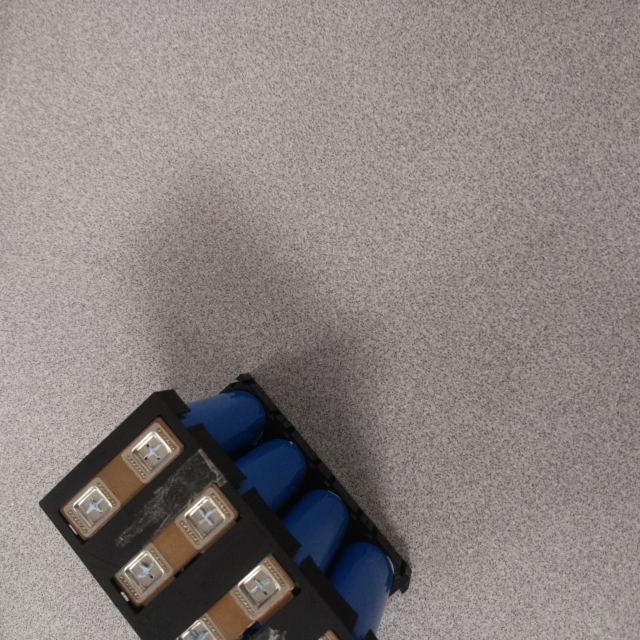
#> input picture Test Photos/Test Photos/Phototaking/39.jpg, 640 x 640 px
$ jupyter execute main.ipynb
#> lines starting #> are read from the running program, lines starting #| are printed output that depends on the picture; after the words box and inside, x2 and y2 are one past the last pixel; in counts of white or black regions, pixels touching at a corner belong together
[cell 1]
import cv2
import matplotlib.pyplot as plt
import numpy as np

from sklearn import cluster

[cell 2]
def locatePattern(imagePath, templatePath= 'template.jpg'):

#> called with templatePath = 'template.jpg'
    image    = cv2.imread(imagePath   , cv2.IMREAD_GRAYSCALE)
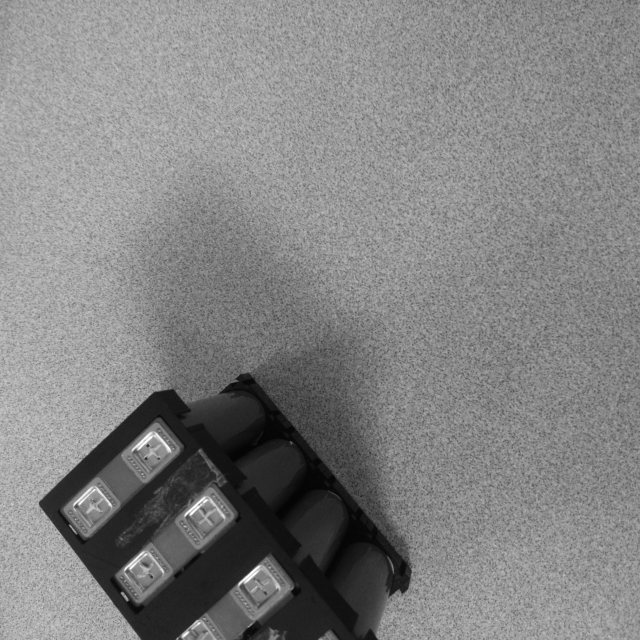
#> image: shape (640, 640); min 4, max 255, mean 130.3
    template = cv2.imread(templatePath, cv2.IMREAD_GRAYSCALE)
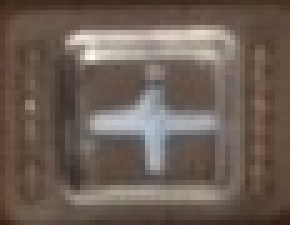
#> input picture template.jpg, 58 x 45 px (shown 5 times larger)
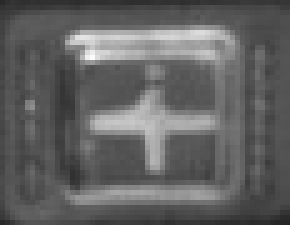
#> template: shape (45, 58) (shown 5 times larger); min 36, max 251, mean 98.1

    assert image    is not None, "image    file could not be read, check with os.path.exists()"
    assert template is not None, "template file could not be read, check with os.path.exists()"

    # help(cv22.matchTemplate)
    res = cv2.matchTemplate(image,template,cv2.TM_CCOEFF)
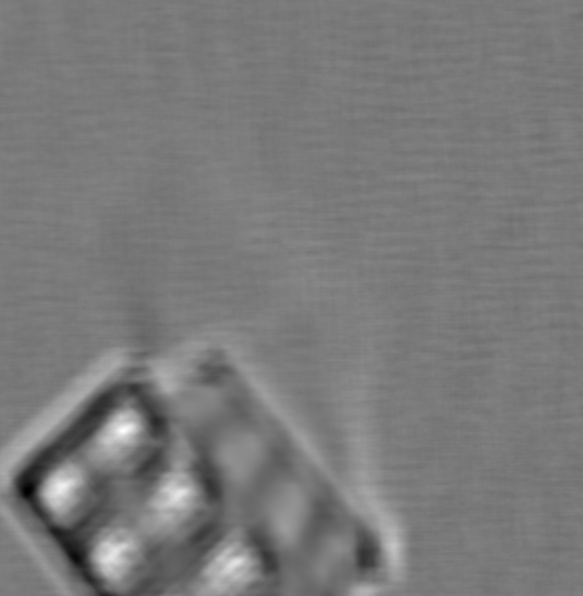
#> res: shape (596, 583) float32; min -2011064.6, max 2189761.8, mean 2964.6; drawn with min black and max white
    res = np.dstack(np.unravel_index(np.flip(res.ravel().argsort()), res.shape))
#> res = 347468 pairs, first value 0 to 595, second value 0 to 582
    res = res[0,:1000] + np.array(template.shape) / 2
#> res = 1000 pairs, first value 445.5 to 592.5, second value 79 to 270
    res = cluster.KMeans(n_clusters= 8).fit(res).cluster_centers_.astype(int)
#> res = [[580, 138], [516, 205], [513, 85], [586, 262], [454, 148], [506, 93], [450, 156], [572, 144]]

    return res

def drawCrosses(imagePath,cordinates):
    image = cv2.imread(imagePath   , cv2.IMREAD_GRAYSCALE)
    assert image is not None, "image    file could not be read, check with os.path.exists()"

    for i,j in cordinates:
        image[i,j-10:j+10] = 0
        image[i-10:i+10,j] = 0

    plt.figure(figsize= [20,15])
    plt.imshow(image, cmap= 'gray')

[cell 3]
imagePath    = 'Test Photos/Test Photos/Phototaking/39.jpg'
templatePath = 'template.jpg'

[cell 4]
cordinates = locatePattern(imagePath= imagePath)
#> cordinates has the same summary as res in locatePattern
cordinates
#> Out has the same summary as res in locatePattern

[cell 5]
drawCrosses(imagePath= imagePath, cordinates= cordinates)
#> the loop in drawCrosses, `for i,j in cordinates:` made 8 passes
#> after the loop in drawCrosses, `for i,j in cordinates:`:
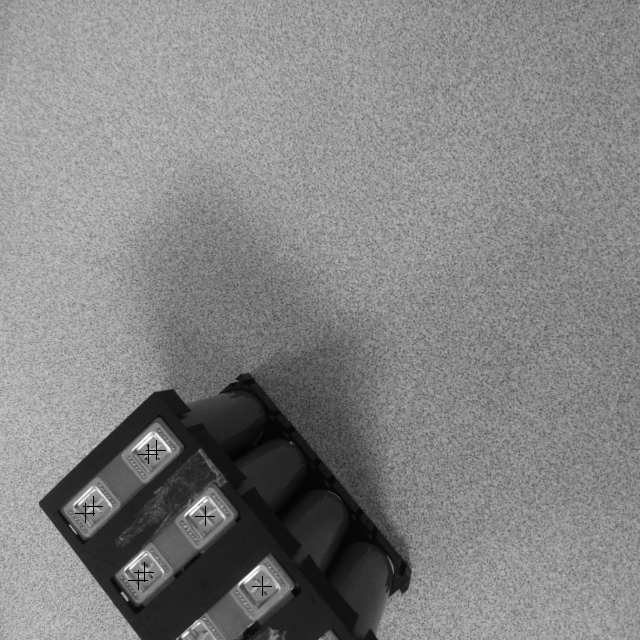
#> image: shape (640, 640); 0.07% of pixels changed, all inside (x1, y1, x2, y2) = (75, 440, 272, 596)
